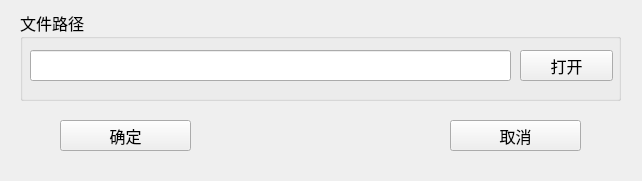
<?xml version="1.0" encoding="UTF-8"?>
<ui version="4.0">
 <class>FormSaveData</class>
 <widget class="QWidget" name="FormSaveData">
  <property name="geometry">
   <rect>
    <x>0</x>
    <y>0</y>
    <width>642</width>
    <height>181</height>
   </rect>
  </property>
  <property name="font">
   <font>
    <family>Arial</family>
    <pointsize>12</pointsize>
   </font>
  </property>
  <property name="windowTitle">
   <string>文件存储</string>
  </property>
  <widget class="QGroupBox" name="pathSelectGroupBox">
   <property name="geometry">
    <rect>
     <x>20</x>
     <y>10</y>
     <width>601</width>
     <height>91</height>
    </rect>
   </property>
   <property name="font">
    <font>
     <family>黑体</family>
     <pointsize>12</pointsize>
    </font>
   </property>
   <property name="title">
    <string>文件路径</string>
   </property>
   <widget class="QLineEdit" name="savePathLineEdit">
    <property name="geometry">
     <rect>
      <x>10</x>
      <y>40</y>
      <width>481</width>
      <height>31</height>
     </rect>
    </property>
   </widget>
   <widget class="QPushButton" name="openButton">
    <property name="geometry">
     <rect>
      <x>500</x>
      <y>40</y>
      <width>93</width>
      <height>31</height>
     </rect>
    </property>
    <property name="text">
     <string>打开</string>
    </property>
   </widget>
  </widget>
  <widget class="QPushButton" name="okButton">
   <property name="geometry">
    <rect>
     <x>60</x>
     <y>120</y>
     <width>131</width>
     <height>31</height>
    </rect>
   </property>
   <property name="font">
    <font>
     <family>黑体</family>
     <pointsize>12</pointsize>
    </font>
   </property>
   <property name="text">
    <string>确定</string>
   </property>
  </widget>
  <widget class="QPushButton" name="cancelButton">
   <property name="geometry">
    <rect>
     <x>450</x>
     <y>120</y>
     <width>131</width>
     <height>31</height>
    </rect>
   </property>
   <property name="font">
    <font>
     <family>黑体</family>
     <pointsize>12</pointsize>
    </font>
   </property>
   <property name="text">
    <string>取消</string>
   </property>
  </widget>
 </widget>
 <resources/>
 <connections/>
</ui>
